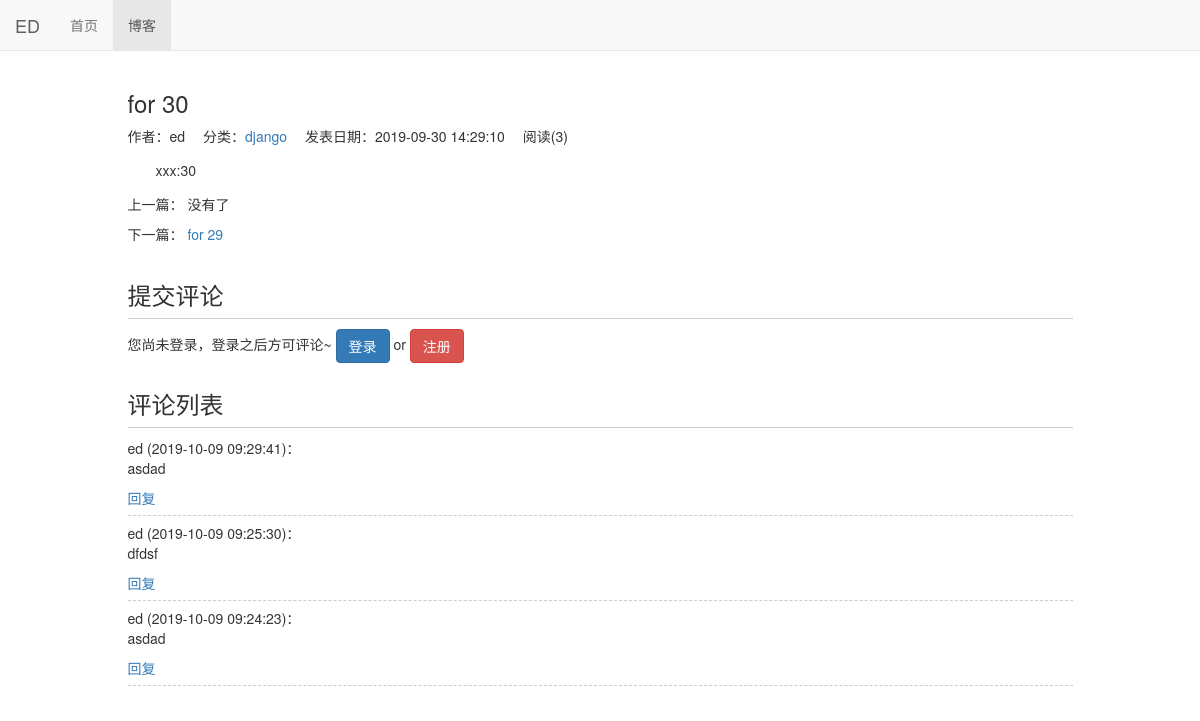
Before: /blog/35 with the older database file.
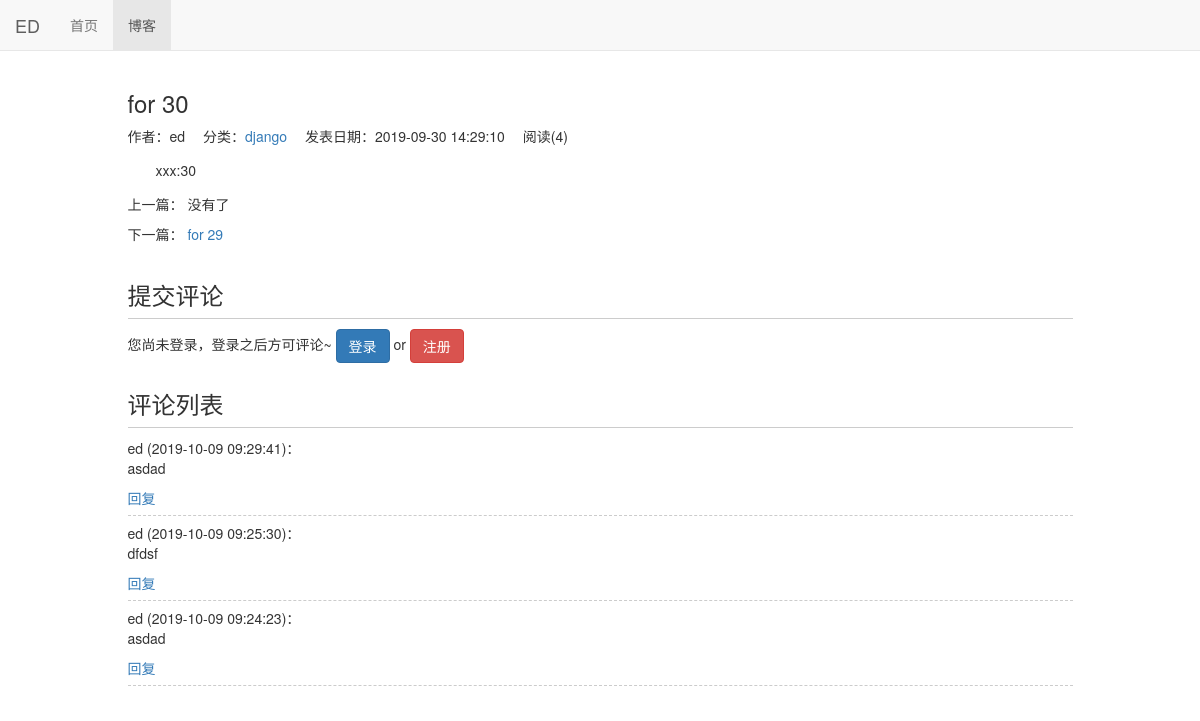
After: the same page with the newer database file.
### blog/models.py (models this page shows, shortened)
class Blog(models.Model, ReadNumExpandMethod):
    title = models.CharField(max_length=50)
    blog_type = models.ForeignKey(BlogType, on_delete=models.DO_NOTHING)
    content = RichTextUploadingField()
    author = models.ForeignKey(User, on_delete=models.DO_NOTHING)
    read_details = GenericRelation(ReadDetail)
    created_time = models.DateTimeField(auto_now_add=True)
    last_updated_time = models.DateTimeField(auto_now=True)
    class Meta:
        ordering = ['-created_time']

class BlogType(models.Model):
    type_name = models.CharField(max_length=15)
    def __str__(self):
        return self.type_name

### read_statistic/models.py (models this page shows)
class ReadNum(models.Model):
    read_num = models.IntegerField(default=0)
    content_type = models.ForeignKey(ContentType, on_delete=models.DO_NOTHING)
    object_id = models.PositiveIntegerField()
    content_object = GenericForeignKey('content_type', 'object_id')

### blog/views.py (the view)
# urls.py: path('<int:blog_pk>', views.blog_detail, name="blog_detail"),
def blog_detail(request, blog_pk):
    blog = get_object_or_404(Blog, pk=blog_pk)
    read_cookie_key = read_statistic_once_read(request, blog)
    blog_content_type = ContentType.objects.get_for_model(blog)
    comments = Comment.objects.filter(content_type=blog_content_type, object_id=blog.pk, parent=None)
    context = {}
    context['previous_blog'] = Blog.objects.filter(created_time__gt=blog.created_time).last()
    context['next_blog'] = Blog.objects.filter(created_time__lt=blog.created_time).first()
    context['blog'] = blog
    context['comments'] = comments.order_by('-comment_time')
    context['comment_form'] = CommentForm(initial={'content_type': blog_content_type.model, 'object_id': blog_pk, 'reply_comment_id': 0})
    response = render(request, 'blog/blog_detail.html', context)  # 响应
    response.set_cookie(read_cookie_key, 'true')  # 阅读cookie标记
    return response

### read_statistic/models.py (called while the page is built)
    def get_read_num(self):
        try:
            ct = ContentType.objects.get_for_model(self)
            readnum = ReadNum.objects.get(content_type=ct, object_id=self.pk)
            return readnum.read_num
        except exceptions.ObjectDoesNotExist:
            return 0

### read_statistic/utils.py (called while the page is built)
def read_statistic_once_read(request, obj):
    ct = ContentType.objects.get_for_model(obj)
    key = "%s_%s_read" % (ct.model, obj.pk)
    if not request.COOKIES.get(key):
        readnum, created = ReadNum.objects.get_or_create(content_type=ct, object_id=obj.pk)
        readnum.read_num += 1
        readnum.save()
        date = timezone.now().date()
        readDetail, created = ReadDetail.objects.get_or_create(content_type=ct, object_id=obj.pk, date=date)
        readDetail.read_num += 1
        readDetail.save()
    return key

### blog/templates/blog/blog_detail.html (shortened to what this page needs)
{% extends 'base.html' %}
{% block nav_blog_active %}active{% endblock %}
{% load staticfiles %}
{% block header_extends %}
    <link rel="stylesheet" href="{% static 'blog/blog.css' %}">
{% endblock %}
{% block content %}
    <div class="container">
        <div class="row">
            <div class="col-xs-10 col-xs-offset-1">
                <h3>{{ blog.title }}</h3>
                <ul class="blog-info-description">
                    <li>作者：{{ blog.author }}</li>
                    <li>分类：<a href="{% url 'blogs_with_type' blog.blog_type.pk %}">{{ blog.blog_type }}</a></li>
                    <li>发表日期：{{ blog.created_time|date:"Y-m-d H:i:s" }}</li>
                    <li>阅读({{ blog.get_read_num }})</li>
                </ul>
                <div class="blog-content">{{ blog.content|safe }}</div>
                <div class="blog-more">
                    <p>上一篇：
                        {% if previous_blog %}
                            <a href="{% url 'blog_detail' previous_blog.pk %}">{{ previous_blog.title }}</a>
                        {% else %}
                            没有了
                        {% endif %}
                    </p>
                    <p>下一篇：
                        {% if next_blog %}
                            <a href="{% url 'blog_detail' next_blog.pk %}">{{ next_blog.title }}</a>
                        {% else %}
                            没有了
                        {% endif %}
                    </p>
                </div>
            </div>
        </div>
        <div class="row">
            <div class="col-xs-10 col-xs-offset-1">
                <div class="comment-area">
                    <h3 class="comment-area-title">提交评论</h3>
                    {% if user.is_authenticated %}
                        <form id="comment_form" action="{% url 'update_comment' %}" method="POST" style="overflow:hidden">
                            <label>{{ user.username }}，欢迎评论~</label>
                            <div id="reply_content_container" style="display:none;">
                                <p>回复：</p>
                                <div id="reply_content"></div>
                            </div>
                            {% csrf_token %}
                            {% for field in comment_form %}
                                {{ field }}
                            {% endfor %}
                            <span id="comment_error" class="text-danger pull-left"></span>
                            <input type="submit" value="评论" class="btn btn-primary pull-right">
                        </form>
                    {% else %}
                        您尚未登录，登录之后方可评论~
                        <a class="btn btn-primary" href="{% url 'login' %}?from={{ request.get_full_path }}">登录</a>
                        <span> or </span>
                        <a class="btn btn-danger" href="{% url 'register' %}?from={{ request.get_full_path }}">注册</a>
                    {% endif %}
                </div>
                <div class="comment-area">
                    <h3 class="comment-area-title">评论列表</h3>
                    <div id="comment_list">
                        {% for comment in comments %}
                            <div id="root_{{ comment.pk }}" class="comment">
                                <span>{{ comment.user.username }}</span>
                                <span>({{ comment.comment_time|date:"Y-m-d H:i:s" }})：</span>
                                <div id="comment_{{ comment.pk }}">
                                    {{ comment.text|safe }}
                                </div>
                                <a href="javascript:reply({{ comment.pk }});">回复</a>
                            </div>
                        {% empty %}
                            <span id="no_comment">暂无评论</span>
                        {% endfor %}
                    </div>
                </div>
            </div>
        </div>
    </div>
{% endblock %}

Changed rows visible on the page:
changed through a linked row, Blog "for 30": get_read_num "3" → "4"
